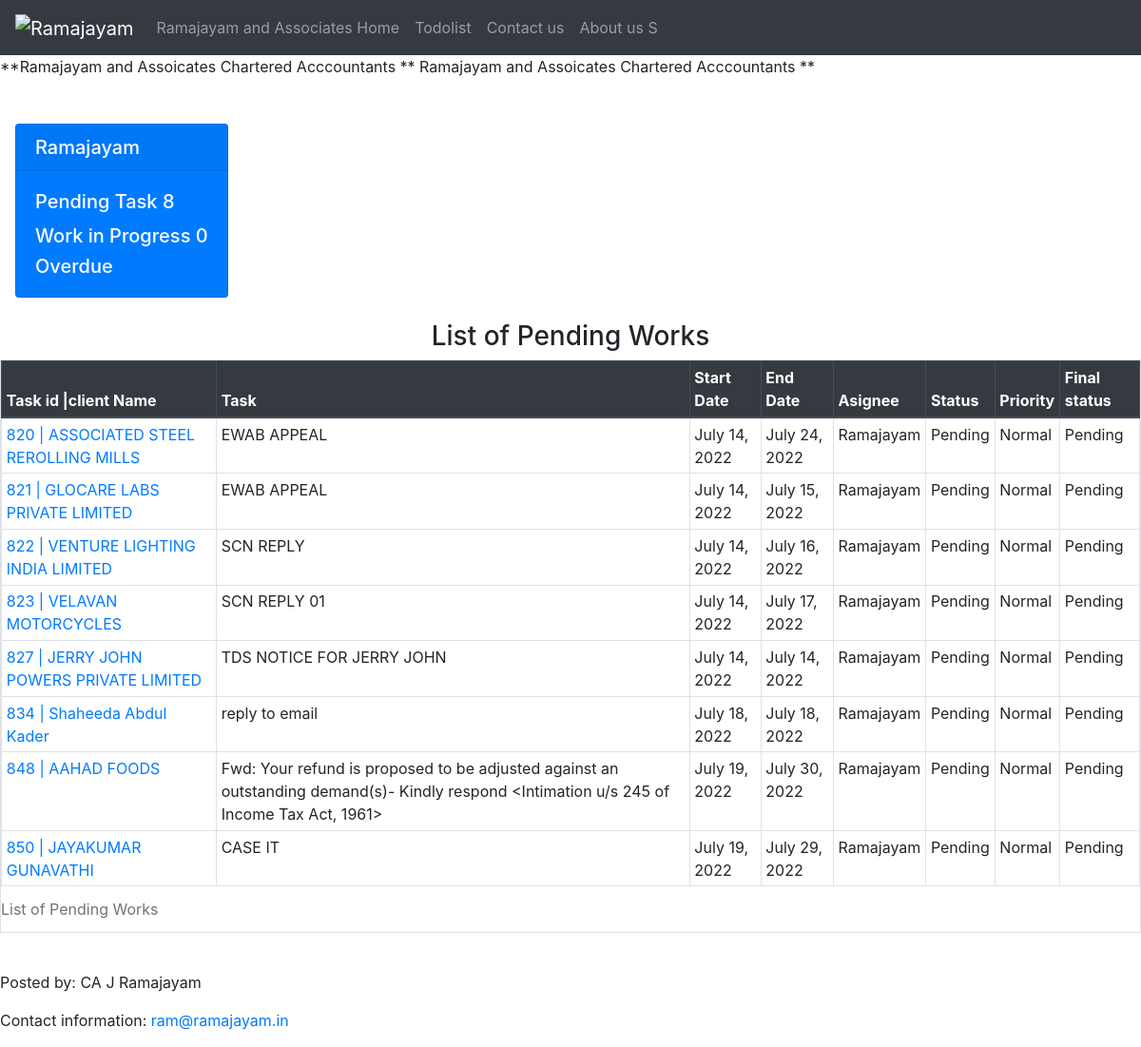
Screenshot of /todolist/ram (signed in) with the database file from the repository.
### todolist_app/models.py (models this page shows, shortened)
class Tasklist(models.Model):
    clientname= models.CharField(max_length=100,null=True,blank=True)
    task = models.CharField(max_length=100)
    startdate = models.DateField(default=timezone.now, blank=True, null=True)
    enddate = models.DateField(blank=True, null=True)
    assignee = models.CharField(max_length=30)
    status = models.CharField(max_length=30)
    priority = models.CharField(max_length=100,null=True)
    fstatus = models.BooleanField(default=False)

### todolist_app/views.py (the view)
# urls.py: path('ram', views.todolist2, name='todolist2'),
@login_required
def todolist2(request):
                all_tasks = Tasklist.objects.filter(assignee ='Ramajayam').all()
                countrampending = Tasklist.objects.filter(assignee = 'Ramajayam').filter(status = 'Pending').count()
                countramwip = Tasklist.objects.filter(assignee = 'Ramajayam').filter(status = 'Work in Progress').count()
                context = {
                    'all_tasks': all_tasks,
                    'countrampending': countrampending,
                    'countramwip': countramwip,
                }
                return render(request, 'todolist2.html',context)

### todolist_app/templates/todolist2.html (shortened to what this page needs)
{% extends 'base.html' %}
{% block content %}
    <marquee direction="scroll">**Ramajayam and Assoicates Chartered Acccountants ** Ramajayam and Assoicates Chartered Acccountants ** </marquee>
<br/>
<div>
    <a class="nav-item nav-link" href="{% url 'finish_task' %}">
        <div class="card-group">
            <div class="card text-white bg-primary mb-3" style="max-width: 18rem;">
                <h5  class="card-header">Ramajayam</h5>
                    <div class="card-body">
                        <h5 class="card-title">Pending Task {{ countrampending }}</h5>
                        <h5 class="card-text"> Work in Progress {{ countramwip }}</h5>
                        <h5 class="card-text"> Overdue</h5>
                    </div>
            </div></a>
        </div>
<div class="row justify-content-center">
    <div class="col-auto">
        <table class="table table-bordered table-hover table-sm table-responsive"  >
            <center><h3>List of Pending Works</h3></center>
            <caption>List of Pending Works</caption>
            <thead class="thead-dark">
                <tr>
                    <th scope="col">Task id |client Name</th>
                    <th scope="col">Task</th>
                    <th scope="col">Start Date</th>
                    <th scope="col">End Date</th>
                    <th scope="col">Asignee</th>
                    <th scope="col">Status</th>
                    <th scope="col">Priority</th>
                    <th scope="col">Final status</th>
                </tr>
            </thead>
            <tbody>
                {% if all_tasks %}
                    {% for obj in all_tasks %}
                        {% if obj.fstatus %}
                        {% else %}
                            <tr>
                                <td><a href="{% url 'edit_task' obj.id %}">{{ obj.id  }} | {{ obj.clientname  }}</a></td>
                                <td>{{ obj.task  }} </a> </td>
                                <td>{{ obj.startdate  }}</td>
                                <td>{{ obj.enddate  }}</td>
                                <td>{{ obj.assignee  }}</td>
                                <td>{{ obj.status  }}</td>
                                <td>{{ obj.priority  }}</td>
                                <td>Pending</td>
                            </tr>
                        {% endif %}
                    {% endfor %}
                {% endif%}
            </tbody>
        </table>
    </div>
</div><br>
{% endblock content %}

### rows the page displays
Tasklist: id "820", clientname "ASSOCIATED STEEL REROLLING MILLS", task "EWAB APPEAL", startdate "July 14, 2022", enddate "July 24, 2022", assignee "Ramajayam", status "Pending", priority "Normal"
Tasklist: id "821", clientname "GLOCARE LABS PRIVATE LIMITED", task "EWAB APPEAL", startdate "July 14, 2022", enddate "July 15, 2022", assignee "Ramajayam", status "Pending", priority "Normal"
Tasklist: id "822", clientname "VENTURE LIGHTING INDIA LIMITED", task "SCN REPLY", startdate "July 14, 2022", enddate "July 16, 2022", assignee "Ramajayam", status "Pending", priority "Normal"
Tasklist: id "823", clientname "VELAVAN MOTORCYCLES", task "SCN REPLY 01", startdate "July 14, 2022", enddate "July 17, 2022", assignee "Ramajayam", status "Pending", priority "Normal"
Tasklist: id "827", clientname "JERRY JOHN POWERS PRIVATE LIMITED", task "TDS NOTICE FOR JERRY JOHN", startdate "July 14, 2022", enddate "July 14, 2022", assignee "Ramajayam", status "Pending", priority "Normal"
Tasklist: id "834", clientname "Shaheeda Abdul Kader", task "reply to email", startdate "July 18, 2022", enddate "July 18, 2022", assignee "Ramajayam", status "Pending", priority "Normal"
Tasklist: id "848", clientname "AAHAD FOODS", task "Fwd: Your refund is proposed to be adjusted against an outstanding demand(s)- Kindly respond <Intimation u/s 245 of Income Tax Act, 1961>", startdate "July 19, 2022", enddate "July 30, 2022", assignee "Ramajayam", status "Pending", priority "Normal"
Tasklist: id "850", clientname "JAYAKUMAR GUNAVATHI", task "CASE IT", startdate "July 19, 2022", enddate "July 29, 2022", assignee "Ramajayam", status "Pending", priority "Normal"

### other values shown
{{ countrampending }} "8"
{{ countramwip }} "0"
